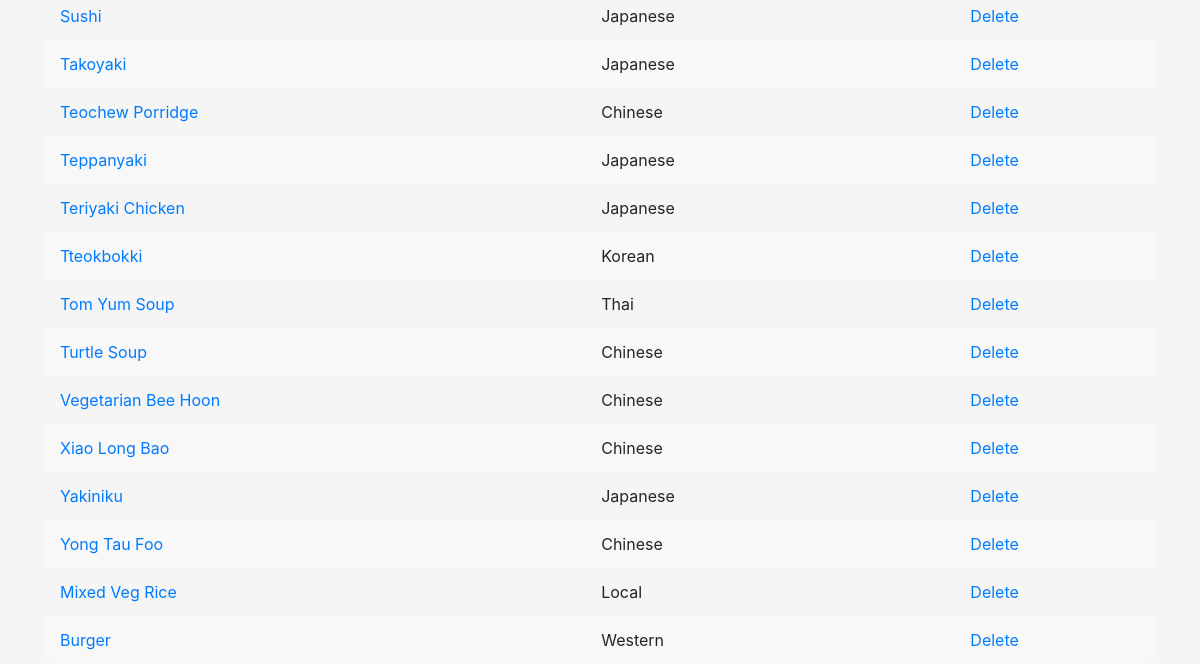
Page /searchfood (signed in, lower part) on the earlier database version.
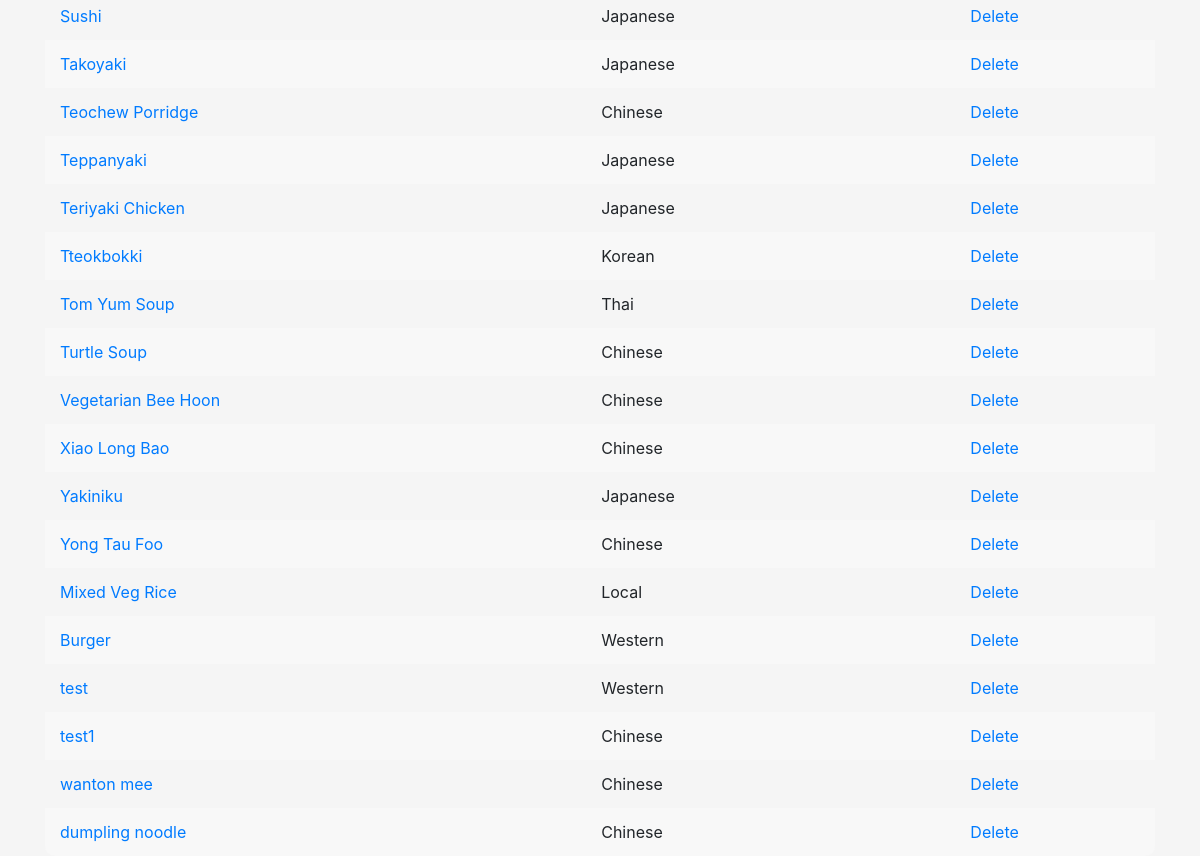
Same page on the later database version.
### Homepage/models.py (models this page shows, shortened)
class Food(models.Model):
	foodName = models.CharField(max_length=50)
	foodCategory = models.ForeignKey(FoodCategory, on_delete=models.SET_NULL, null=True)
	categoryName = models.CharField(max_length=30)
	dietary_restrictions = MultiSelectField(choices=DIETARY_RESTRICTIONS, max_choices=3, validators=[MaxValueValidator(3)], null=True, blank=True)
	location = models.CharField(max_length=50, blank=True, null=True)

class FoodCategory(models.Model):
	categoryName = models.CharField(max_length=30)
	adminID = models.IntegerField()

### Homepage/views.py (the view)
# urls.py: path('searchfood',views.search_food,name='searchfood'),
@login_required
def search_food(request):
	user_type = UserType.objects.get(user=request.user)
	food = Food.objects.all()
	context = {'user_type': user_type, 'food':food}
	return render(request, 'searchfood.html', context)

### Homepage/templates/searchfood.html (shortened to what this page needs)
{% extends 'base.html' %}
{% block content %}
<table class="table-hover">
  <tbody id="Category">
  	{% if food %}
  		{% for item in food%}
  			<tr>
  			<td scope="row"><a href="{% url 'viewfood' item.id %}">{{ item.foodName }}</a></td>
            <td scope="row">{{ item.foodCategory.categoryName }}</td>
            <td><a href="{% url 'deletefood' item.id %}">Delete</a><br></td>
        </tr>
  		{% endfor %}
  	{% endif %}
  </tbody>
</table>
{% endblock %}

Differences in the rows shown:
added Food: foodName "test", foodCategory.categoryName "Western"
added Food: foodName "test1", foodCategory.categoryName "Chinese"
added Food: foodName "wanton mee", foodCategory.categoryName "Chinese"
added Food: foodName "dumpling noodle", foodCategory.categoryName "Chinese"
